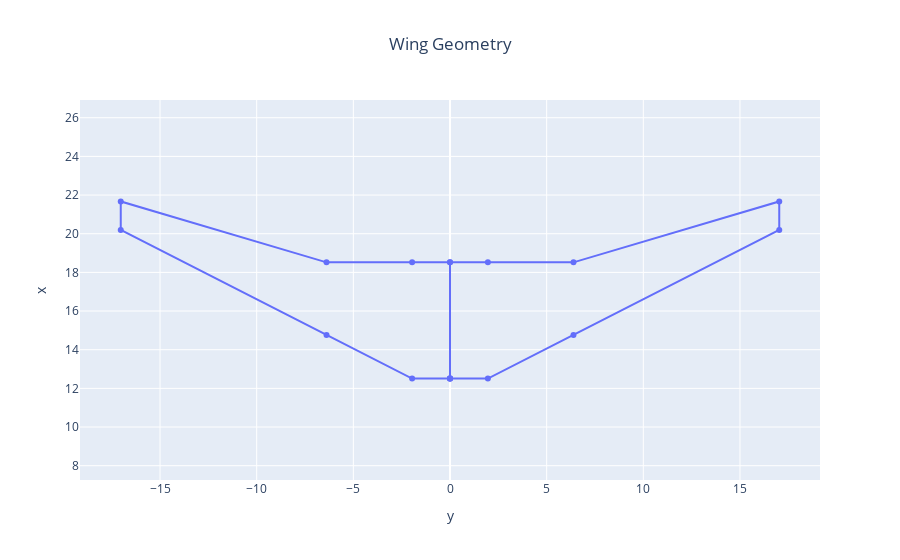

This figure's notebook cell:
### Code cell
fig = oad.wing_geometry_plot(eval_problem.output_file_path, name="FAST-OAD")
fig.show()

### Figure 1 — Plotly figure (JSON) as saved in the notebook; plotly's stock layout.template omitted (floating-point values rounded to 4 significant figures)
{"data": [{"mode": "lines+markers", "name": "FAST-OAD", "type": "scatter", "uid": "68c75ccb-0f6f-4604-b4a6-edc7a0ba5436", "x": [0, -1.96, -6.387, -17.03, -17.03, -6.387, -1.96, 0, 0, 0, 1.96, 6.387, 17.03, 17.03, 6.387, 1.96, 0, 0], "y": [12.51, 12.51, 14.77, 20.2, 21.67, 18.52, 18.52, 18.52, 12.51, 12.51, 12.51, 14.77, 20.2, 21.67, 18.52, 18.52, 18.52, 12.51]}], "layout": {"autosize": true, "title": {"text": "Wing Geometry", "x": 0.5}, "xaxis": {"autorange": true, "domain": [0, 1], "range": [-29.26, 29.26], "title": {"text": "y"}, "type": "linear"}, "yaxis": {"autorange": true, "domain": [0, 1], "range": [11.75, 22.42], "scaleanchor": "x", "scaleratio": 1, "title": {"text": "x"}, "type": "linear"}}}
